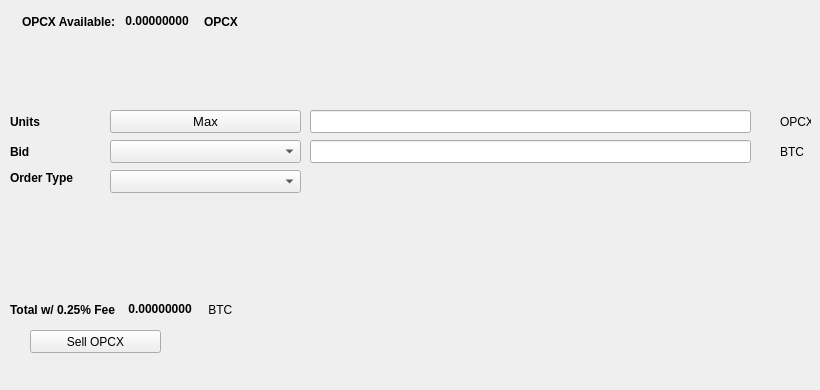
   <widget class="QWidget" name="SellTab">
    <attribute name="title">
     <string>Sell</string>
    </attribute>
    <widget class="QLabel" name="label_16">
     <property name="geometry">
      <rect>
       <x>780</x>
       <y>140</y>
       <width>31</width>
       <height>23</height>
      </rect>
     </property>
     <property name="text">
      <string>BTC</string>
     </property>
    </widget>
    <widget class="QComboBox" name="SellBidcomboBox">
     <property name="geometry">
      <rect>
       <x>110</x>
       <y>140</y>
       <width>191</width>
       <height>23</height>
      </rect>
     </property>
     <property name="font">
      <font>
       <pointsize>10</pointsize>
      </font>
     </property>
    </widget>
    <widget class="QLabel" name="label_18">
     <property name="geometry">
      <rect>
       <x>10</x>
       <y>110</y>
       <width>46</width>
       <height>23</height>
      </rect>
     </property>
     <property name="font">
      <font>
       <weight>75</weight>
       <bold>true</bold>
      </font>
     </property>
     <property name="text">
      <string>Units</string>
     </property>
    </widget>
    <widget class="QPushButton" name="Sell_Max_Amount">
     <property name="geometry">
      <rect>
       <x>110</x>
       <y>110</y>
       <width>191</width>
       <height>23</height>
      </rect>
     </property>
     <property name="font">
      <font>
       <pointsize>10</pointsize>
      </font>
     </property>
     <property name="text">
      <string>Max</string>
     </property>
    </widget>
    <widget class="QLabel" name="label_20">
     <property name="geometry">
      <rect>
       <x>10</x>
       <y>170</y>
       <width>91</width>
       <height>16</height>
      </rect>
     </property>
     <property name="font">
      <font>
       <weight>75</weight>
       <bold>true</bold>
      </font>
     </property>
     <property name="text">
      <string>Order Type</string>
     </property>
    </widget>
    <widget class="QComboBox" name="SellOrdertypeCombo">
     <property name="geometry">
      <rect>
       <x>110</x>
       <y>170</y>
       <width>191</width>
       <height>23</height>
      </rect>
     </property>
     <property name="font">
      <font>
       <pointsize>10</pointsize>
      </font>
     </property>
    </widget>
    <widget class="QLabel" name="label_21">
     <property name="geometry">
      <rect>
       <x>10</x>
       <y>140</y>
       <width>46</width>
       <height>23</height>
      </rect>
     </property>
     <property name="font">
      <font>
       <weight>75</weight>
       <bold>true</bold>
      </font>
     </property>
     <property name="text">
      <string>Bid</string>
     </property>
    </widget>
    <widget class="QLabel" name="label_22">
     <property name="geometry">
      <rect>
       <x>780</x>
       <y>110</y>
       <width>31</width>
       <height>23</height>
      </rect>
     </property>
     <property name="text">
      <string>OPCX</string>
     </property>
    </widget>
    <widget class="QLineEdit" name="UnitsInputOPCX">
     <property name="geometry">
      <rect>
       <x>310</x>
       <y>110</y>
       <width>441</width>
       <height>23</height>
      </rect>
     </property>
     <property name="font">
      <font>
       <pointsize>9</pointsize>
       <weight>75</weight>
       <bold>true</bold>
      </font>
     </property>
    </widget>
    <widget class="QLineEdit" name="SellBidPriceEdit">
     <property name="geometry">
      <rect>
       <x>310</x>
       <y>140</y>
       <width>441</width>
       <height>23</height>
      </rect>
     </property>
     <property name="font">
      <font>
       <pointsize>9</pointsize>
       <weight>75</weight>
       <bold>true</bold>
      </font>
     </property>
    </widget>
    <widget class="QPushButton" name="SellOPCXBTN">
     <property name="geometry">
      <rect>
       <x>30</x>
       <y>330</y>
       <width>131</width>
       <height>23</height>
      </rect>
     </property>
     <property name="text">
      <string>Sell OPCX</string>
     </property>
     <property name="icon">
      <iconset>
       <normaloff>:/icons/bitcoin</normaloff>:/icons/bitcoin</iconset>
     </property>
    </widget>
    <widget class="QWidget" name="layoutWidget3">
     <property name="geometry">
      <rect>
       <x>22</x>
       <y>12</y>
       <width>258</width>
       <height>19</height>
      </rect>
     </property>
     <layout class="QHBoxLayout" name="horizontalLayout">
      <item>
       <widget class="QLabel" name="label232_2">
        <property name="font">
         <font>
          <weight>75</weight>
          <bold>true</bold>
         </font>
        </property>
        <property name="text">
         <string>OPCX Available:</string>
        </property>
       </widget>
      </item>
      <item>
       <widget class="QLabel" name="OPCXAvailableLabel">
        <property name="palette">
         <palette>
          <active>
           <colorrole role="WindowText">
            <brush brushstyle="SolidPattern">
             <color alpha="255">
              <red>0</red>
              <green>0</green>
              <blue>0</blue>
             </color>
            </brush>
           </colorrole>
           <colorrole role="Button">
            <brush brushstyle="SolidPattern">
             <color alpha="255">
              <red>0</red>
              <green>170</green>
              <blue>0</blue>
             </color>
            </brush>
           </colorrole>
           <colorrole role="Light">
            <brush brushstyle="SolidPattern">
             <color alpha="255">
              <red>0</red>
              <green>255</green>
              <blue>0</blue>
             </color>
            </brush>
           </colorrole>
           <colorrole role="Midlight">
            <brush brushstyle="SolidPattern">
             <color alpha="255">
              <red>0</red>
              <green>212</green>
              <blue>0</blue>
             </color>
            </brush>
           </colorrole>
           <colorrole role="Dark">
            <brush brushstyle="SolidPattern">
             <color alpha="255">
              <red>0</red>
              <green>85</green>
              <blue>0</blue>
             </color>
            </brush>
           </colorrole>
           <colorrole role="Mid">
            <brush brushstyle="SolidPattern">
             <color alpha="255">
              <red>0</red>
              <green>113</green>
              <blue>0</blue>
             </color>
            </brush>
           </colorrole>
           <colorrole role="Text">
            <brush brushstyle="SolidPattern">
             <color alpha="255">
              <red>0</red>
              <green>170</green>
              <blue>0</blue>
             </color>
            </brush>
           </colorrole>
           <colorrole role="BrightText">
            <brush brushstyle="SolidPattern">
             <color alpha="255">
              <red>255</red>
              <green>255</green>
              <blue>255</blue>
             </color>
            </brush>
           </colorrole>
           <colorrole role="ButtonText">
            <brush brushstyle="SolidPattern">
             <color alpha="255">
              <red>0</red>
              <green>0</green>
              <blue>0</blue>
             </color>
            </brush>
           </colorrole>
           <colorrole role="Base">
            <brush brushstyle="SolidPattern">
             <color alpha="255">
              <red>255</red>
              <green>255</green>
              <blue>255</blue>
             </color>
            </brush>
           </colorrole>
           <colorrole role="Window">
            <brush brushstyle="SolidPattern">
             <color alpha="255">
              <red>0</red>
              <green>170</green>
              <blue>0</blue>
             </color>
            </brush>
           </colorrole>
           <colorrole role="Shadow">
            <brush brushstyle="SolidPattern">
             <color alpha="255">
              <red>0</red>
              <green>0</green>
              <blue>0</blue>
             </color>
            </brush>
           </colorrole>
           <colorrole role="AlternateBase">
            <brush brushstyle="SolidPattern">
             <color alpha="255">
              <red>127</red>
              <green>212</green>
              <blue>127</blue>
             </color>
            </brush>
           </colorrole>
           <colorrole role="ToolTipBase">
            <brush brushstyle="SolidPattern">
             <color alpha="255">
              <red>255</red>
              <green>255</green>
              <blue>220</blue>
             </color>
            </brush>
           </colorrole>
           <colorrole role="ToolTipText">
            <brush brushstyle="SolidPattern">
             <color alpha="255">
              <red>0</red>
              <green>0</green>
              <blue>0</blue>
             </color>
            </brush>
           </colorrole>
          </active>
          <inactive>
           <colorrole role="WindowText">
            <brush brushstyle="SolidPattern">
             <color alpha="255">
              <red>0</red>
              <green>0</green>
              <blue>0</blue>
             </color>
            </brush>
           </colorrole>
           <colorrole role="Button">
            <brush brushstyle="SolidPattern">
             <color alpha="255">
              <red>0</red>
              <green>170</green>
              <blue>0</blue>
             </color>
            </brush>
           </colorrole>
           <colorrole role="Light">
            <brush brushstyle="SolidPattern">
             <color alpha="255">
              <red>0</red>
              <green>255</green>
              <blue>0</blue>
             </color>
            </brush>
           </colorrole>
           <colorrole role="Midlight">
            <brush brushstyle="SolidPattern">
             <color alpha="255">
              <red>0</red>
              <green>212</green>
              <blue>0</blue>
             </color>
            </brush>
           </colorrole>
           <colorrole role="Dark">
            <brush brushstyle="SolidPattern">
             <color alpha="255">
              <red>0</red>
              <green>85</green>
              <blue>0</blue>
             </color>
            </brush>
           </colorrole>
           <colorrole role="Mid">
            <brush brushstyle="SolidPattern">
             <color alpha="255">
              <red>0</red>
              <green>113</green>
              <blue>0</blue>
             </color>
            </brush>
           </colorrole>
           <colorrole role="Text">
            <brush brushstyle="SolidPattern">
             <color alpha="255">
              <red>0</red>
              <green>170</green>
              <blue>0</blue>
             </color>
            </brush>
           </colorrole>
           <colorrole role="BrightText">
            <brush brushstyle="SolidPattern">
             <color alpha="255">
              <red>255</red>
              <green>255</green>
              <blue>255</blue>
             </color>
            </brush>
           </colorrole>
           <colorrole role="ButtonText">
            <brush brushstyle="SolidPattern">
             <color alpha="255">
              <red>0</red>
              <green>0</green>
              <blue>0</blue>
             </color>
            </brush>
           </colorrole>
           <colorrole role="Base">
            <brush brushstyle="SolidPattern">
             <color alpha="255">
              <red>255</red>
              <green>255</green>
              <blue>255</blue>
             </color>
            </brush>
           </colorrole>
           <colorrole role="Window">
            <brush brushstyle="SolidPattern">
             <color alpha="255">
              <red>0</red>
              <green>170</green>
              <blue>0</blue>
             </color>
            </brush>
           </colorrole>
           <colorrole role="Shadow">
            <brush brushstyle="SolidPattern">
             <color alpha="255">
              <red>0</red>
              <green>0</green>
              <blue>0</blue>
             </color>
            </brush>
           </colorrole>
           <colorrole role="AlternateBase">
            <brush brushstyle="SolidPattern">
             <color alpha="255">
              <red>127</red>
              <green>212</green>
              <blue>127</blue>
             </color>
            </brush>
           </colorrole>
           <colorrole role="ToolTipBase">
            <brush brushstyle="SolidPattern">
             <color alpha="255">
              <red>255</red>
              <green>255</green>
              <blue>220</blue>
             </color>
            </brush>
           </colorrole>
           <colorrole role="ToolTipText">
            <brush brushstyle="SolidPattern">
             <color alpha="255">
              <red>0</red>
              <green>0</green>
              <blue>0</blue>
             </color>
            </brush>
           </colorrole>
          </inactive>
          <disabled>
           <colorrole role="WindowText">
            <brush brushstyle="SolidPattern">
             <color alpha="255">
              <red>0</red>
              <green>85</green>
              <blue>0</blue>
             </color>
            </brush>
           </colorrole>
           <colorrole role="Button">
            <brush brushstyle="SolidPattern">
             <color alpha="255">
              <red>0</red>
              <green>170</green>
              <blue>0</blue>
             </color>
            </brush>
           </colorrole>
           <colorrole role="Light">
            <brush brushstyle="SolidPattern">
             <color alpha="255">
              <red>0</red>
              <green>255</green>
              <blue>0</blue>
             </color>
            </brush>
           </colorrole>
           <colorrole role="Midlight">
            <brush brushstyle="SolidPattern">
             <color alpha="255">
              <red>0</red>
              <green>212</green>
              <blue>0</blue>
             </color>
            </brush>
           </colorrole>
           <colorrole role="Dark">
            <brush brushstyle="SolidPattern">
             <color alpha="255">
              <red>0</red>
              <green>85</green>
              <blue>0</blue>
             </color>
            </brush>
           </colorrole>
           <colorrole role="Mid">
            <brush brushstyle="SolidPattern">
             <color alpha="255">
              <red>0</red>
              <green>113</green>
              <blue>0</blue>
             </color>
            </brush>
           </colorrole>
           <colorrole role="Text">
            <brush brushstyle="SolidPattern">
             <color alpha="255">
              <red>0</red>
              <green>85</green>
              <blue>0</blue>
             </color>
            </brush>
           </colorrole>
           <colorrole role="BrightText">
            <brush brushstyle="SolidPattern">
             <color alpha="255">
              <red>255</red>
              <green>255</green>
              <blue>255</blue>
             </color>
            </brush>
           </colorrole>
           <colorrole role="ButtonText">
            <brush brushstyle="SolidPattern">
             <color alpha="255">
              <red>0</red>
              <green>85</green>
              <blue>0</blue>
             </color>
            </brush>
           </colorrole>
           <colorrole role="Base">
            <brush brushstyle="SolidPattern">
             <color alpha="255">
              <red>0</red>
              <green>170</green>
              <blue>0</blue>
             </color>
            </brush>
           </colorrole>
           <colorrole role="Window">
            <brush brushstyle="SolidPattern">
             <color alpha="255">
              <red>0</red>
              <green>170</green>
              <blue>0</blue>
             </color>
            </brush>
           </colorrole>
           <colorrole role="Shadow">
            <brush brushstyle="SolidPattern">
             <color alpha="255">
              <red>0</red>
              <green>0</green>
              <blue>0</blue>
             </color>
            </brush>
           </colorrole>
           <colorrole role="AlternateBase">
            <brush brushstyle="SolidPattern">
             <color alpha="255">
              <red>0</red>
              <green>170</green>
              <blue>0</blue>
             </color>
            </brush>
           </colorrole>
           <colorrole role="ToolTipBase">
            <brush brushstyle="SolidPattern">
             <color alpha="255">
              <red>255</red>
              <green>255</green>
              <blue>220</blue>
             </color>
            </brush>
           </colorrole>
           <colorrole role="ToolTipText">
            <brush brushstyle="SolidPattern">
             <color alpha="255">
              <red>0</red>
              <green>0</green>
              <blue>0</blue>
             </color>
            </brush>
           </colorrole>
          </disabled>
         </palette>
        </property>
        <property name="font">
         <font>
          <weight>75</weight>
          <bold>true</bold>
         </font>
        </property>
        <property name="text">
         <string> 0.00000000 </string>
        </property>
        <property name="textInteractionFlags">
         <set>Qt::LinksAccessibleByMouse|Qt::TextSelectableByKeyboard|Qt::TextSelectableByMouse</set>
        </property>
       </widget>
      </item>
      <item>
       <widget class="QLabel" name="labelOPCX">
        <property name="font">
         <font>
          <weight>75</weight>
          <bold>true</bold>
         </font>
        </property>
        <property name="text">
         <string>OPCX</string>
        </property>
       </widget>
      </item>
     </layout>
    </widget>
    <widget class="QWidget" name="layoutWidget">
     <property name="geometry">
      <rect>
       <x>10</x>
       <y>300</y>
       <width>268</width>
       <height>19</height>
      </rect>
     </property>
     <layout class="QHBoxLayout" name="horizontalLayout_2">
      <item>
       <widget class="QLabel" name="label_19">
        <property name="font">
         <font>
          <weight>75</weight>
          <bold>true</bold>
         </font>
        </property>
        <property name="text">
         <string>Total w/ 0.25% Fee </string>
        </property>
       </widget>
      </item>
      <item>
       <widget class="QLabel" name="SellCostLabel">
        <property name="palette">
         <palette>
          <active>
           <colorrole role="WindowText">
            <brush brushstyle="SolidPattern">
             <color alpha="255">
              <red>0</red>
              <green>0</green>
              <blue>0</blue>
             </color>
            </brush>
           </colorrole>
           <colorrole role="Button">
            <brush brushstyle="SolidPattern">
             <color alpha="255">
              <red>0</red>
              <green>170</green>
              <blue>0</blue>
             </color>
            </brush>
           </colorrole>
           <colorrole role="Light">
            <brush brushstyle="SolidPattern">
             <color alpha="255">
              <red>0</red>
              <green>255</green>
              <blue>0</blue>
             </color>
            </brush>
           </colorrole>
           <colorrole role="Midlight">
            <brush brushstyle="SolidPattern">
             <color alpha="255">
              <red>0</red>
              <green>212</green>
              <blue>0</blue>
             </color>
            </brush>
           </colorrole>
           <colorrole role="Dark">
            <brush brushstyle="SolidPattern">
             <color alpha="255">
              <red>0</red>
              <green>85</green>
              <blue>0</blue>
             </color>
            </brush>
           </colorrole>
           <colorrole role="Mid">
            <brush brushstyle="SolidPattern">
             <color alpha="255">
              <red>0</red>
              <green>113</green>
              <blue>0</blue>
             </color>
            </brush>
           </colorrole>
           <colorrole role="Text">
            <brush brushstyle="SolidPattern">
             <color alpha="255">
              <red>0</red>
              <green>170</green>
              <blue>0</blue>
             </color>
            </brush>
           </colorrole>
           <colorrole role="BrightText">
            <brush brushstyle="SolidPattern">
             <color alpha="255">
              <red>255</red>
              <green>255</green>
              <blue>255</blue>
             </color>
            </brush>
           </colorrole>
           <colorrole role="ButtonText">
            <brush brushstyle="SolidPattern">
             <color alpha="255">
              <red>0</red>
              <green>0</green>
              <blue>0</blue>
             </color>
            </brush>
           </colorrole>
           <colorrole role="Base">
            <brush brushstyle="SolidPattern">
             <color alpha="255">
              <red>255</red>
              <green>255</green>
              <blue>255</blue>
             </color>
            </brush>
           </colorrole>
           <colorrole role="Window">
            <brush brushstyle="SolidPattern">
             <color alpha="255">
              <red>0</red>
              <green>170</green>
              <blue>0</blue>
             </color>
            </brush>
           </colorrole>
           <colorrole role="Shadow">
            <brush brushstyle="SolidPattern">
             <color alpha="255">
              <red>0</red>
              <green>0</green>
              <blue>0</blue>
             </color>
            </brush>
           </colorrole>
           <colorrole role="AlternateBase">
            <brush brushstyle="SolidPattern">
             <color alpha="255">
              <red>127</red>
              <green>212</green>
              <blue>127</blue>
             </color>
            </brush>
           </colorrole>
           <colorrole role="ToolTipBase">
            <brush brushstyle="SolidPattern">
             <color alpha="255">
              <red>255</red>
              <green>255</green>
              <blue>220</blue>
             </color>
            </brush>
           </colorrole>
           <colorrole role="ToolTipText">
            <brush brushstyle="SolidPattern">
             <color alpha="255">
              <red>0</red>
              <green>0</green>
              <blue>0</blue>
             </color>
            </brush>
           </colorrole>
          </active>
          <inactive>
           <colorrole role="WindowText">
            <brush brushstyle="SolidPattern">
             <color alpha="255">
              <red>0</red>
              <green>0</green>
              <blue>0</blue>
             </color>
            </brush>
           </colorrole>
           <colorrole role="Button">
            <brush brushstyle="SolidPattern">
             <color alpha="255">
              <red>0</red>
              <green>170</green>
              <blue>0</blue>
             </color>
            </brush>
           </colorrole>
           <colorrole role="Light">
            <brush brushstyle="SolidPattern">
             <color alpha="255">
              <red>0</red>
              <green>255</green>
              <blue>0</blue>
             </color>
            </brush>
           </colorrole>
           <colorrole role="Midlight">
            <brush brushstyle="SolidPattern">
             <color alpha="255">
              <red>0</red>
              <green>212</green>
              <blue>0</blue>
             </color>
            </brush>
           </colorrole>
           <colorrole role="Dark">
            <brush brushstyle="SolidPattern">
             <color alpha="255">
              <red>0</red>
              <green>85</green>
              <blue>0</blue>
             </color>
            </brush>
           </colorrole>
           <colorrole role="Mid">
            <brush brushstyle="SolidPattern">
             <color alpha="255">
              <red>0</red>
              <green>113</green>
              <blue>0</blue>
             </color>
            </brush>
           </colorrole>
           <colorrole role="Text">
            <brush brushstyle="SolidPattern">
             <color alpha="255">
              <red>0</red>
              <green>170</green>
              <blue>0</blue>
             </color>
            </brush>
           </colorrole>
           <colorrole role="BrightText">
            <brush brushstyle="SolidPattern">
             <color alpha="255">
              <red>255</red>
              <green>255</green>
              <blue>255</blue>
             </color>
            </brush>
           </colorrole>
           <colorrole role="ButtonText">
            <brush brushstyle="SolidPattern">
             <color alpha="255">
              <red>0</red>
              <green>0</green>
              <blue>0</blue>
             </color>
            </brush>
           </colorrole>
           <colorrole role="Base">
            <brush brushstyle="SolidPattern">
             <color alpha="255">
              <red>255</red>
              <green>255</green>
              <blue>255</blue>
             </color>
            </brush>
           </colorrole>
           <colorrole role="Window">
            <brush brushstyle="SolidPattern">
             <color alpha="255">
              <red>0</red>
              <green>170</green>
              <blue>0</blue>
             </color>
            </brush>
           </colorrole>
           <colorrole role="Shadow">
            <brush brushstyle="SolidPattern">
             <color alpha="255">
              <red>0</red>
              <green>0</green>
              <blue>0</blue>
             </color>
            </brush>
           </colorrole>
           <colorrole role="AlternateBase">
            <brush brushstyle="SolidPattern">
             <color alpha="255">
              <red>127</red>
              <green>212</green>
              <blue>127</blue>
             </color>
            </brush>
           </colorrole>
           <colorrole role="ToolTipBase">
            <brush brushstyle="SolidPattern">
             <color alpha="255">
              <red>255</red>
              <green>255</green>
              <blue>220</blue>
             </color>
            </brush>
           </colorrole>
           <colorrole role="ToolTipText">
            <brush brushstyle="SolidPattern">
             <color alpha="255">
              <red>0</red>
              <green>0</green>
              <blue>0</blue>
             </color>
            </brush>
           </colorrole>
          </inactive>
          <disabled>
           <colorrole role="WindowText">
            <brush brushstyle="SolidPattern">
             <color alpha="255">
              <red>0</red>
              <green>85</green>
              <blue>0</blue>
             </color>
            </brush>
           </colorrole>
           <colorrole role="Button">
            <brush brushstyle="SolidPattern">
             <color alpha="255">
              <red>0</red>
              <green>170</green>
              <blue>0</blue>
             </color>
            </brush>
           </colorrole>
           <colorrole role="Light">
            <brush brushstyle="SolidPattern">
             <color alpha="255">
              <red>0</red>
              <green>255</green>
              <blue>0</blue>
             </color>
            </brush>
           </colorrole>
           <colorrole role="Midlight">
            <brush brushstyle="SolidPattern">
             <color alpha="255">
              <red>0</red>
              <green>212</green>
              <blue>0</blue>
             </color>
            </brush>
           </colorrole>
           <colorrole role="Dark">
            <brush brushstyle="SolidPattern">
             <color alpha="255">
              <red>0</red>
              <green>85</green>
              <blue>0</blue>
             </color>
            </brush>
           </colorrole>
           <colorrole role="Mid">
            <brush brushstyle="SolidPattern">
             <color alpha="255">
              <red>0</red>
              <green>113</green>
              <blue>0</blue>
             </color>
            </brush>
           </colorrole>
           <colorrole role="Text">
            <brush brushstyle="SolidPattern">
             <color alpha="255">
              <red>0</red>
              <green>85</green>
              <blue>0</blue>
             </color>
            </brush>
           </colorrole>
           <colorrole role="BrightText">
            <brush brushstyle="SolidPattern">
             <color alpha="255">
              <red>255</red>
              <green>255</green>
              <blue>255</blue>
             </color>
            </brush>
           </colorrole>
           <colorrole role="ButtonText">
            <brush brushstyle="SolidPattern">
             <color alpha="255">
              <red>0</red>
              <green>85</green>
              <blue>0</blue>
             </color>
            </brush>
           </colorrole>
           <colorrole role="Base">
            <brush brushstyle="SolidPattern">
             <color alpha="255">
              <red>0</red>
              <green>170</green>
              <blue>0</blue>
             </color>
            </brush>
           </colorrole>
           <colorrole role="Window">
            <brush brushstyle="SolidPattern">
             <color alpha="255">
              <red>0</red>
              <green>170</green>
              <blue>0</blue>
             </color>
            </brush>
           </colorrole>
           <colorrole role="Shadow">
            <brush brushstyle="SolidPattern">
             <color alpha="255">
              <red>0</red>
              <green>0</green>
              <blue>0</blue>
             </color>
            </brush>
           </colorrole>
           <colorrole role="AlternateBase">
            <brush brushstyle="SolidPattern">
             <color alpha="255">
              <red>0</red>
              <green>170</green>
              <blue>0</blue>
             </color>
            </brush>
           </colorrole>
           <colorrole role="ToolTipBase">
            <brush brushstyle="SolidPattern">
             <color alpha="255">
              <red>255</red>
              <green>255</green>
              <blue>220</blue>
             </color>
            </brush>
           </colorrole>
           <colorrole role="ToolTipText">
            <brush brushstyle="SolidPattern">
             <color alpha="255">
              <red>0</red>
              <green>0</green>
              <blue>0</blue>
             </color>
            </brush>
           </colorrole>
          </disabled>
         </palette>
        </property>
        <property name="font">
         <font>
          <weight>75</weight>
          <bold>true</bold>
         </font>
        </property>
        <property name="autoFillBackground">
         <bool>false</bool>
        </property>
        <property name="text">
         <string> 0.00000000</string>
        </property>
        <property name="textInteractionFlags">
         <set>Qt::LinksAccessibleByMouse|Qt::TextSelectableByMouse</set>
        </property>
       </widget>
      </item>
      <item>
       <widget class="QLabel" name="label_17">
        <property name="font">
         <font>
          <weight>50</weight>
          <bold>false</bold>
         </font>
        </property>
        <property name="text">
         <string> BTC</string>
        </property>
       </widget>
      </item>
     </layout>
    </widget>
    <widget class="QLabel" name="label_23">
     <property name="geometry">
      <rect>
       <x>460</x>
       <y>300</y>
       <width>281</width>
       <height>81</height>
      </rect>
     </property>
     <property name="text">
      <string/>
     </property>
     <property name="pixmap">
      <pixmap>:/images/bittrex</pixmap>
     </property>
    </widget>
   </widget>
